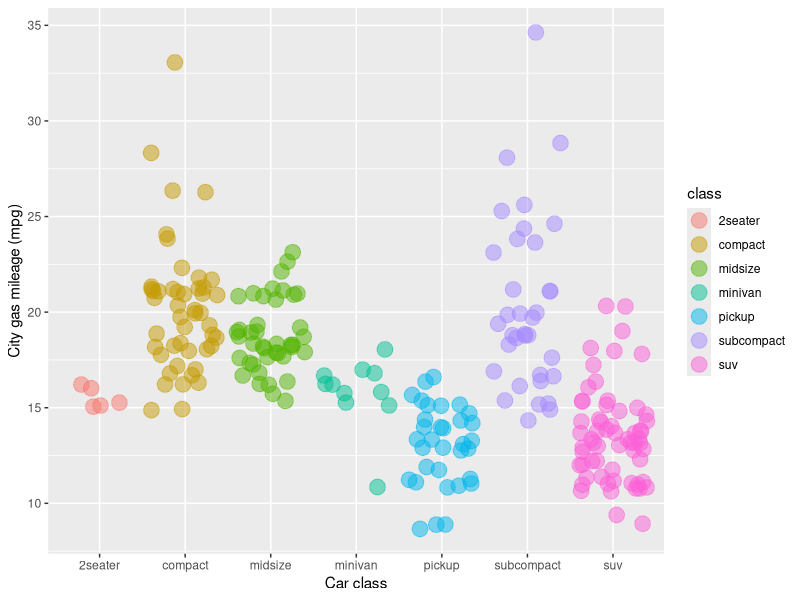

Write R code to recreate this figure.
## ---- chunk 1
knitr::opts_chunk$set(echo = TRUE)
library(tidyverse)
## ---- chunk 2
ggplot(data = mpg, aes(x = class, y = cty)) +
	geom_jitter(aes(color= class), alpha =0.5, size= 5)+
  labs(x= "Car class", y= "City gas mileage (mpg)")

